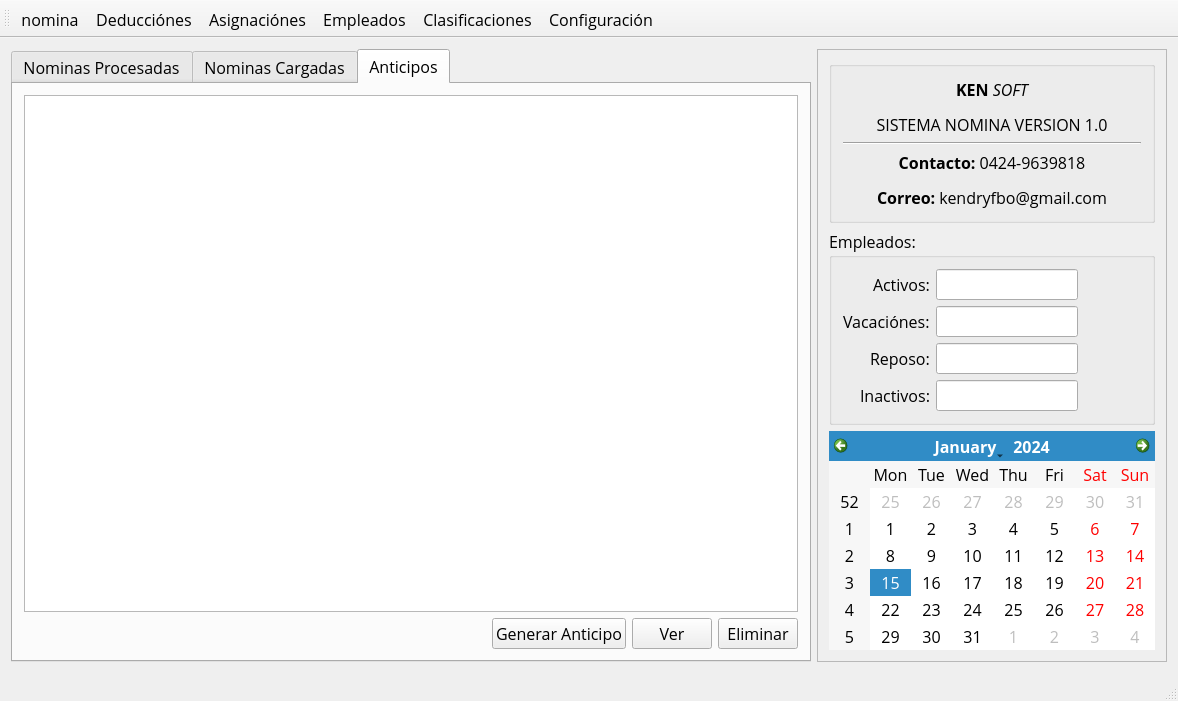
<?xml version="1.0" encoding="UTF-8"?>
<ui version="4.0">
 <class>MainWindow</class>
 <widget class="QMainWindow" name="MainWindow">
  <property name="geometry">
   <rect>
    <x>0</x>
    <y>0</y>
    <width>1174</width>
    <height>676</height>
   </rect>
  </property>
  <property name="font">
   <font>
    <family>Open Sans</family>
    <pointsize>12</pointsize>
    <stylestrategy>PreferAntialias</stylestrategy>
   </font>
  </property>
  <property name="windowTitle">
   <string>Sistema de Nomina</string>
  </property>
  <property name="windowIcon">
   <iconset resource="recursos.qrc">
    <normaloff>:/Logos/KenNomina.png</normaloff>:/Logos/KenNomina.png</iconset>
  </property>
  <widget class="QWidget" name="centralWidget">
   <layout class="QGridLayout" name="gridLayout_4">
    <item row="0" column="0">
     <widget class="QTabWidget" name="tabWidget">
      <property name="minimumSize">
       <size>
        <width>800</width>
        <height>0</height>
       </size>
      </property>
      <property name="tabPosition">
       <enum>QTabWidget::North</enum>
      </property>
      <property name="currentIndex">
       <number>2</number>
      </property>
      <widget class="QWidget" name="tab">
       <attribute name="title">
        <string>Nominas Procesadas</string>
       </attribute>
       <layout class="QGridLayout" name="gridLayout_6">
        <item row="0" column="0">
         <widget class="QTableView" name="nominaProcesadaTableView">
          <property name="alternatingRowColors">
           <bool>true</bool>
          </property>
          <property name="selectionMode">
           <enum>QAbstractItemView::SingleSelection</enum>
          </property>
          <property name="selectionBehavior">
           <enum>QAbstractItemView::SelectRows</enum>
          </property>
          <attribute name="horizontalHeaderCascadingSectionResizes">
           <bool>true</bool>
          </attribute>
          <attribute name="horizontalHeaderStretchLastSection">
           <bool>true</bool>
          </attribute>
         </widget>
        </item>
        <item row="1" column="0">
         <layout class="QHBoxLayout" name="horizontalLayout_6">
          <item>
           <spacer name="horizontalSpacer_5">
            <property name="orientation">
             <enum>Qt::Horizontal</enum>
            </property>
            <property name="sizeHint" stdset="0">
             <size>
              <width>40</width>
              <height>20</height>
             </size>
            </property>
           </spacer>
          </item>
          <item>
           <widget class="QPushButton" name="detalleNomProcPushButton">
            <property name="text">
             <string>Detalle Nomina</string>
            </property>
           </widget>
          </item>
          <item>
           <widget class="QPushButton" name="EliminarNomProcPushButton">
            <property name="text">
             <string>Eliminar Nomina</string>
            </property>
           </widget>
          </item>
          <item>
           <widget class="QPushButton" name="imprimirNomProcPushButton">
            <property name="text">
             <string>Imprimir Nomina</string>
            </property>
           </widget>
          </item>
         </layout>
        </item>
       </layout>
      </widget>
      <widget class="QWidget" name="tab_2">
       <attribute name="title">
        <string>Nominas Cargadas</string>
       </attribute>
       <layout class="QGridLayout" name="gridLayout_5">
        <item row="1" column="0">
         <layout class="QHBoxLayout" name="horizontalLayout">
          <item>
           <spacer name="horizontalSpacer_6">
            <property name="orientation">
             <enum>Qt::Horizontal</enum>
            </property>
            <property name="sizeHint" stdset="0">
             <size>
              <width>40</width>
              <height>20</height>
             </size>
            </property>
           </spacer>
          </item>
          <item>
           <widget class="QPushButton" name="CargarNomPushButton">
            <property name="text">
             <string>Cargar Nomina</string>
            </property>
           </widget>
          </item>
          <item>
           <widget class="QPushButton" name="ModificarNomCargadaPushButton">
            <property name="text">
             <string>Modificar Nomina</string>
            </property>
           </widget>
          </item>
          <item>
           <widget class="QPushButton" name="eliminarNomCargadaPushButton">
            <property name="text">
             <string>Eliminar Nomina</string>
            </property>
           </widget>
          </item>
          <item>
           <widget class="QPushButton" name="procesarNomCargadaPushButton">
            <property name="text">
             <string>Procesar Nomina</string>
            </property>
           </widget>
          </item>
         </layout>
        </item>
        <item row="0" column="0">
         <widget class="QTableView" name="nominaCargadaTableView">
          <property name="font">
           <font>
            <pointsize>10</pointsize>
            <weight>50</weight>
            <bold>false</bold>
           </font>
          </property>
          <property name="alternatingRowColors">
           <bool>true</bool>
          </property>
          <property name="selectionMode">
           <enum>QAbstractItemView::SingleSelection</enum>
          </property>
          <property name="selectionBehavior">
           <enum>QAbstractItemView::SelectRows</enum>
          </property>
          <attribute name="horizontalHeaderCascadingSectionResizes">
           <bool>true</bool>
          </attribute>
          <attribute name="horizontalHeaderStretchLastSection">
           <bool>true</bool>
          </attribute>
         </widget>
        </item>
       </layout>
      </widget>
      <widget class="QWidget" name="tab_3">
       <attribute name="title">
        <string>Anticipos</string>
       </attribute>
       <layout class="QGridLayout" name="gridLayout_7">
        <item row="0" column="0">
         <widget class="QTableView" name="anticipoTableView">
          <property name="font">
           <font>
            <pointsize>10</pointsize>
            <weight>50</weight>
            <bold>false</bold>
           </font>
          </property>
          <property name="alternatingRowColors">
           <bool>true</bool>
          </property>
          <property name="selectionMode">
           <enum>QAbstractItemView::SingleSelection</enum>
          </property>
          <property name="selectionBehavior">
           <enum>QAbstractItemView::SelectRows</enum>
          </property>
          <attribute name="horizontalHeaderCascadingSectionResizes">
           <bool>true</bool>
          </attribute>
          <attribute name="horizontalHeaderStretchLastSection">
           <bool>true</bool>
          </attribute>
         </widget>
        </item>
        <item row="1" column="0">
         <layout class="QHBoxLayout" name="horizontalLayout_7">
          <item>
           <spacer name="horizontalSpacer_7">
            <property name="orientation">
             <enum>Qt::Horizontal</enum>
            </property>
            <property name="sizeHint" stdset="0">
             <size>
              <width>40</width>
              <height>20</height>
             </size>
            </property>
           </spacer>
          </item>
          <item>
           <widget class="QPushButton" name="CargarNomPushButton_2">
            <property name="text">
             <string>Generar Anticipo</string>
            </property>
           </widget>
          </item>
          <item>
           <widget class="QPushButton" name="verAnticipoPushButton">
            <property name="text">
             <string>Ver</string>
            </property>
           </widget>
          </item>
          <item>
           <widget class="QPushButton" name="CargarNomPushButton_4">
            <property name="text">
             <string>Eliminar</string>
            </property>
           </widget>
          </item>
         </layout>
        </item>
       </layout>
      </widget>
     </widget>
    </item>
    <item row="0" column="1">
     <widget class="QFrame" name="frame">
      <property name="maximumSize">
       <size>
        <width>350</width>
        <height>16777215</height>
       </size>
      </property>
      <property name="frameShape">
       <enum>QFrame::StyledPanel</enum>
      </property>
      <property name="frameShadow">
       <enum>QFrame::Raised</enum>
      </property>
      <layout class="QGridLayout" name="gridLayout_2">
       <item row="5" column="0">
        <widget class="QCalendarWidget" name="calendarWidget">
         <property name="sizePolicy">
          <sizepolicy hsizetype="Minimum" vsizetype="Minimum">
           <horstretch>0</horstretch>
           <verstretch>0</verstretch>
          </sizepolicy>
         </property>
         <property name="maximumSize">
          <size>
           <width>16777215</width>
           <height>16777215</height>
          </size>
         </property>
        </widget>
       </item>
       <item row="0" column="0">
        <widget class="QGroupBox" name="groupBox">
         <property name="minimumSize">
          <size>
           <width>0</width>
           <height>0</height>
          </size>
         </property>
         <property name="maximumSize">
          <size>
           <width>16777215</width>
           <height>16777215</height>
          </size>
         </property>
         <property name="title">
          <string/>
         </property>
         <layout class="QGridLayout" name="gridLayout_3">
          <item row="0" column="0">
           <widget class="QLabel" name="label_5">
            <property name="text">
             <string>&lt;html&gt;&lt;head/&gt;&lt;body&gt;&lt;p align=&quot;center&quot;&gt;&lt;span style=&quot; font-weight:600;&quot;&gt;KEN&lt;/span&gt;&lt;span style=&quot; font-style:italic;&quot;&gt; SOFT&lt;/span&gt;&lt;/p&gt;&lt;p align=&quot;center&quot;&gt;SISTEMA NOMINA VERSION 1.0&lt;/p&gt;&lt;/body&gt;&lt;/html&gt;</string>
            </property>
           </widget>
          </item>
          <item row="2" column="0">
           <widget class="QLabel" name="label_6">
            <property name="text">
             <string>&lt;html&gt;&lt;head/&gt;&lt;body&gt;&lt;p align=&quot;center&quot;&gt;&lt;span style=&quot; font-weight:600;&quot;&gt;Contacto:&lt;/span&gt; 0424-9639818&lt;/p&gt;&lt;p align=&quot;center&quot;&gt;&lt;span style=&quot; font-weight:600;&quot;&gt;Correo: &lt;/span&gt;kendryfbo@gmail.com&lt;/p&gt;&lt;/body&gt;&lt;/html&gt;</string>
            </property>
           </widget>
          </item>
          <item row="1" column="0">
           <widget class="Line" name="line">
            <property name="orientation">
             <enum>Qt::Horizontal</enum>
            </property>
           </widget>
          </item>
         </layout>
        </widget>
       </item>
       <item row="3" column="0">
        <widget class="QGroupBox" name="groupBox_2">
         <property name="title">
          <string>Empleados:</string>
         </property>
         <layout class="QGridLayout" name="gridLayout">
          <item row="0" column="0">
           <layout class="QFormLayout" name="formLayout">
            <property name="labelAlignment">
             <set>Qt::AlignRight|Qt::AlignTrailing|Qt::AlignVCenter</set>
            </property>
            <item row="0" column="0">
             <widget class="QLabel" name="label">
              <property name="text">
               <string>Activos:</string>
              </property>
             </widget>
            </item>
            <item row="0" column="1">
             <layout class="QHBoxLayout" name="horizontalLayout_2">
              <item>
               <widget class="QLineEdit" name="activoLineEdit">
                <property name="alignment">
                 <set>Qt::AlignCenter</set>
                </property>
                <property name="readOnly">
                 <bool>true</bool>
                </property>
               </widget>
              </item>
              <item>
               <spacer name="horizontalSpacer">
                <property name="orientation">
                 <enum>Qt::Horizontal</enum>
                </property>
                <property name="sizeHint" stdset="0">
                 <size>
                  <width>40</width>
                  <height>20</height>
                 </size>
                </property>
               </spacer>
              </item>
             </layout>
            </item>
            <item row="1" column="0">
             <widget class="QLabel" name="label_3">
              <property name="text">
               <string>Vacaciónes:</string>
              </property>
             </widget>
            </item>
            <item row="1" column="1">
             <layout class="QHBoxLayout" name="horizontalLayout_3">
              <item>
               <widget class="QLineEdit" name="vacacionLineEdit">
                <property name="alignment">
                 <set>Qt::AlignCenter</set>
                </property>
                <property name="readOnly">
                 <bool>true</bool>
                </property>
               </widget>
              </item>
              <item>
               <spacer name="horizontalSpacer_2">
                <property name="orientation">
                 <enum>Qt::Horizontal</enum>
                </property>
                <property name="sizeHint" stdset="0">
                 <size>
                  <width>40</width>
                  <height>20</height>
                 </size>
                </property>
               </spacer>
              </item>
             </layout>
            </item>
            <item row="2" column="0">
             <widget class="QLabel" name="label_4">
              <property name="text">
               <string>Reposo:</string>
              </property>
             </widget>
            </item>
            <item row="2" column="1">
             <layout class="QHBoxLayout" name="horizontalLayout_4">
              <item>
               <widget class="QLineEdit" name="reposoLineEdit">
                <property name="alignment">
                 <set>Qt::AlignCenter</set>
                </property>
                <property name="readOnly">
                 <bool>true</bool>
                </property>
               </widget>
              </item>
              <item>
               <spacer name="horizontalSpacer_3">
                <property name="orientation">
                 <enum>Qt::Horizontal</enum>
                </property>
                <property name="sizeHint" stdset="0">
                 <size>
                  <width>40</width>
                  <height>20</height>
                 </size>
                </property>
               </spacer>
              </item>
             </layout>
            </item>
            <item row="3" column="0">
             <widget class="QLabel" name="label_2">
              <property name="text">
               <string>Inactivos:</string>
              </property>
             </widget>
            </item>
            <item row="3" column="1">
             <layout class="QHBoxLayout" name="horizontalLayout_5">
              <item>
               <widget class="QLineEdit" name="inactivoLineEdit">
                <property name="alignment">
                 <set>Qt::AlignCenter</set>
                </property>
                <property name="readOnly">
                 <bool>true</bool>
                </property>
               </widget>
              </item>
              <item>
               <spacer name="horizontalSpacer_4">
                <property name="orientation">
                 <enum>Qt::Horizontal</enum>
                </property>
                <property name="sizeHint" stdset="0">
                 <size>
                  <width>40</width>
                  <height>20</height>
                 </size>
                </property>
               </spacer>
              </item>
             </layout>
            </item>
           </layout>
          </item>
         </layout>
        </widget>
       </item>
       <item row="2" column="0">
        <spacer name="verticalSpacer">
         <property name="orientation">
          <enum>Qt::Vertical</enum>
         </property>
         <property name="sizeHint" stdset="0">
          <size>
           <width>20</width>
           <height>40</height>
          </size>
         </property>
        </spacer>
       </item>
      </layout>
     </widget>
    </item>
   </layout>
  </widget>
  <widget class="QMenuBar" name="menuBar">
   <property name="geometry">
    <rect>
     <x>0</x>
     <y>0</y>
     <width>1174</width>
     <height>21</height>
    </rect>
   </property>
  </widget>
  <widget class="QToolBar" name="mainToolBar">
   <property name="enabled">
    <bool>true</bool>
   </property>
   <attribute name="toolBarArea">
    <enum>TopToolBarArea</enum>
   </attribute>
   <attribute name="toolBarBreak">
    <bool>false</bool>
   </attribute>
   <addaction name="actionNomina"/>
   <addaction name="actionDeduccion"/>
   <addaction name="actionAsignaciones"/>
   <addaction name="actionEmpleados"/>
   <addaction name="actionClasificaciones"/>
   <addaction name="actionConfiguracion"/>
  </widget>
  <widget class="QStatusBar" name="statusBar"/>
  <action name="actionNomina">
   <property name="text">
    <string>nomina</string>
   </property>
   <property name="toolTip">
    <string>Nomina</string>
   </property>
  </action>
  <action name="actionDeduccion">
   <property name="text">
    <string>Deducciónes</string>
   </property>
   <property name="toolTip">
    <string>Deducciónes</string>
   </property>
  </action>
  <action name="actionAsignaciones">
   <property name="text">
    <string>Asignaciónes</string>
   </property>
   <property name="toolTip">
    <string>Asignaciónes</string>
   </property>
  </action>
  <action name="actionEmpleados">
   <property name="text">
    <string>Empleados</string>
   </property>
   <property name="toolTip">
    <string>Empleados</string>
   </property>
  </action>
  <action name="actionClasificaciones">
   <property name="text">
    <string>Clasificaciones</string>
   </property>
   <property name="toolTip">
    <string>Clasificaciones</string>
   </property>
  </action>
  <action name="actionUsuarios">
   <property name="text">
    <string>Usuarios</string>
   </property>
   <property name="toolTip">
    <string>Usuarios</string>
   </property>
  </action>
  <action name="actionConfiguracion">
   <property name="text">
    <string>Configuración</string>
   </property>
  </action>
 </widget>
 <layoutdefault spacing="6" margin="11"/>
 <resources>
  <include location="recursos.qrc"/>
 </resources>
 <connections/>
</ui>
